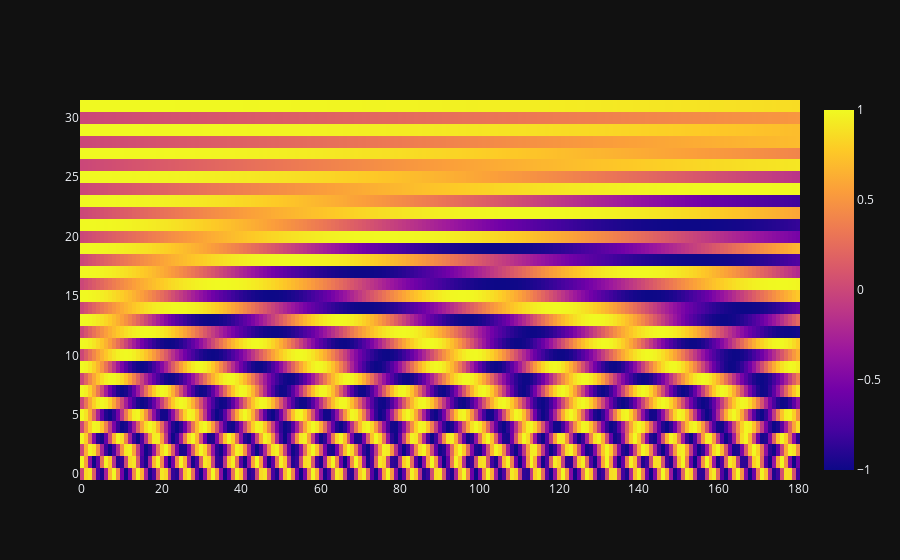

Notebook source saved alongside this figure:
### Code cell
pe.shape
fig = go.Figure()
fig.add_trace(go.Heatmap(z=pe[:, 0, :].T))
fig.show()

### Figure 1 — Plotly figure (JSON) as saved in the notebook; plotly's stock layout.template omitted (floating-point values rounded to 4 significant figures; data arrays with more than 128 entries replaced by an {"elided": "..."} marker saying what was removed)
{"data": [{"z": {"elided": "32x181 float values"}, "type": "heatmap"}], "layout": {}}
